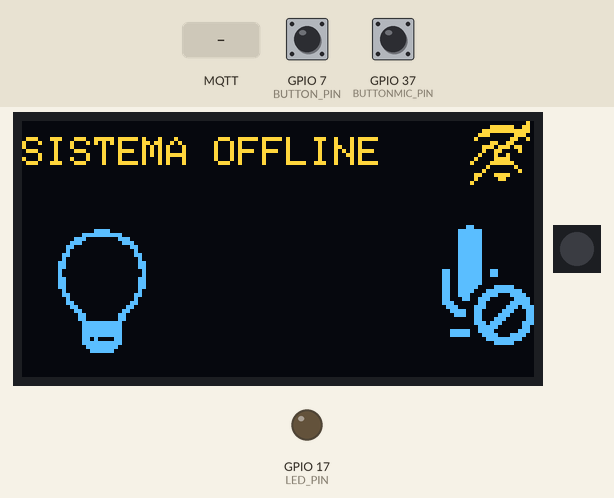
Recording of a sketch running on a simulated ESP32-S3. On the bench: 128×64 one-colour display, 1 RGB LEDs in strip order, left to right, output pins drawn as LEDs (lit = HIGH). Inputs (shaded band) come from the test bench; at power-on: GPIO 37 (BUTTONMIC_PIN) HIGH, GPIO 7 (BUTTON_PIN) HIGH. The OLED is the two-colour kind (top 16 rows yellow); WiFi joins after 1.5 s; servers stay silent unless stated; I2S audio is not simulated (input reads silence); no MQTT or app messages arrive unless stated; what the sketch prints to the serial monitor is not drawn.

Above: at 2.7 s.
2.8 s: GPIO 37 (BUTTONMIC_PIN) pulled LOW for 0.15 s
At 4.2 s:
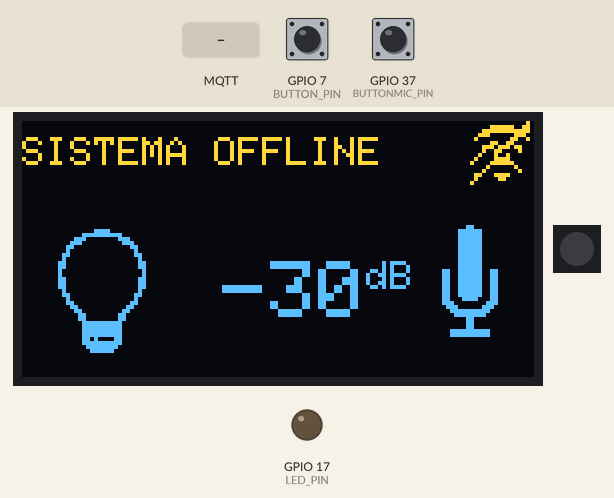
4.5 s: MQTT message "ON" arrives on the first subscribed topic
At 5.3 s:
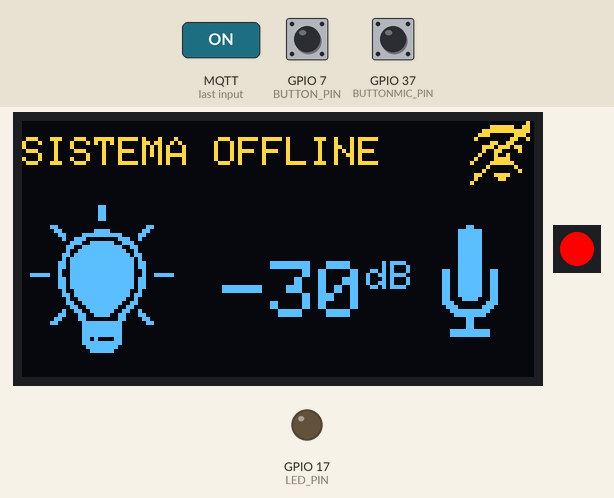
6.0 s: GPIO 7 (BUTTON_PIN) pulled LOW for 0.15 s
At 7.1 s:
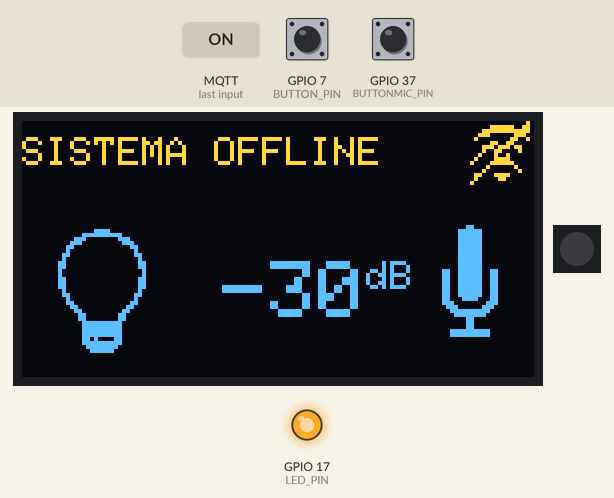
9.1 s: MQTT message "OFF" arrives on the second subscribed topic
At 10.8 s:
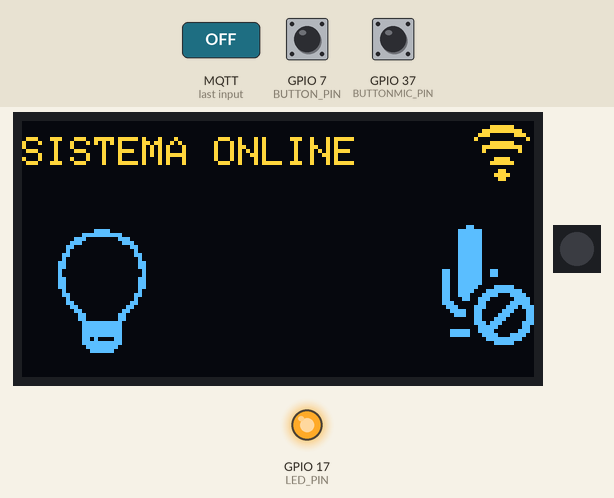
11.7 s: GPIO 7 (BUTTON_PIN) pulled LOW for 1 s
At 13.9 s:
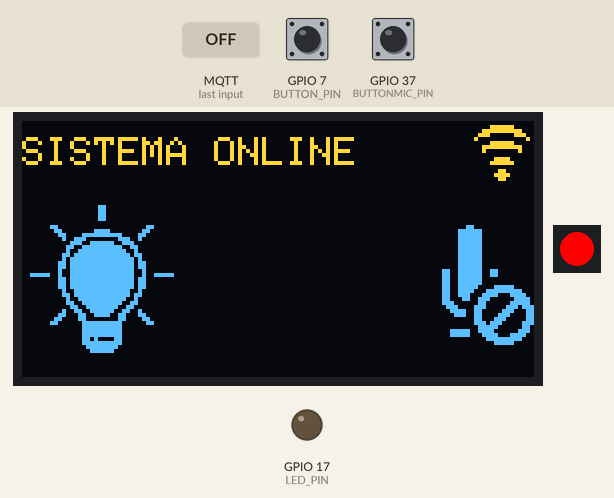
14.2 s: GPIO 37 (BUTTONMIC_PIN) pulled LOW for 1 s
At 15.8 s:
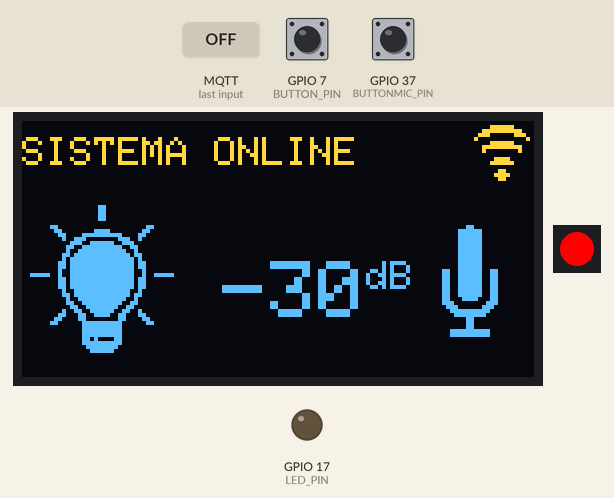
Timing chart, 0 to 17.3 s (numbered marks = the images above; inputs shaded):
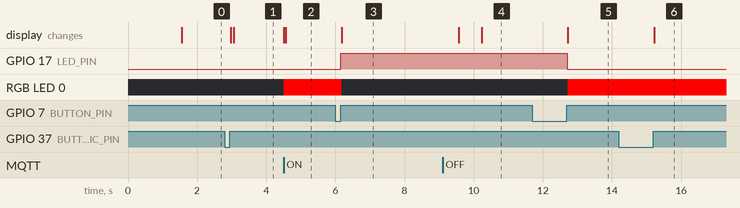

Measured:
- after the input at 2.8 s, the display: first changes after 0.18 s (image 1 shows a later state)
- after the input at 4.5 s, RGB LED 0: off → RGB(255, 0, 0) at once
- after the input at 6.0 s, GPIO 17 (LED_PIN): LOW → HIGH after 0.15 s; RGB LED 0: RGB(255, 0, 0) → off after 0.18 s; the display: changes after 0.18 s (image 3)
- after the input at 9.1 s, the display: first changes after 0.47 s (image 4 shows a later state)
- after the input at 11.7 s, GPIO 17 (LED_PIN): HIGH → LOW after 1.0 s; RGB LED 0: off → RGB(255, 0, 0) after 1.0 s; the display: changes after 1.0 s (image 5)
- after the input at 14.2 s, the display: changes after 1.0 s (image 6)

The sketch:

IoT.ino
```cpp
#include <Adafruit_NeoPixel.h>
#include "common.h"
#include "display.h"
#include "mic_sensor.h"
#include "communication.h"

// --- Pinos ---
#define LED_RGB 48
#define LED_PIN 17
#define NUM_LEDS 1
#define BUTTON_PIN 7
#define BUTTONMIC_PIN 37

int botaoUltimoEstado = HIGH;
int botaoMicUltimoEstado = HIGH;

bool luzLigada = false;
bool micLigado = false;
bool wifiOk = false;
float valorDbAtual = 0.0;

Adafruit_NeoPixel strip = Adafruit_NeoPixel(NUM_LEDS, LED_RGB, NEO_GRB + NEO_KHZ800);

Temporizador timerMic(1000);       //Captura do microfone - 1 segundo
Temporizador timerWifi(10000);     //Status do WiFi       - 10 segundos
Temporizador timerDisplay(500);    //Tela                 - 1/2 segundo
Temporizador timerMQTT(1000);      //MQTT                 - 1 segundo
Temporizador timerGet(10000);      //HTTP Get
void acenderLuz(){
  strip.setPixelColor(0, strip.Color(255, 0, 0)); // Vermelho
  strip.show();

  digitalWrite(LED_PIN, LOW);

  luzLigada = true;
}

void apagarLuz(){
  strip.setPixelColor(0, strip.Color(0, 0, 0));
  strip.show();

  digitalWrite(LED_PIN, HIGH);

  luzLigada = false;
}

void statusBotao() {
  int botaoEstadoAtual = digitalRead(BUTTON_PIN);

  // Lógica de Detecção de Borda (Edge Detection)
  // Só entra no IF se o botão mudou de SOLTO para PRESSIONADO
  if (botaoUltimoEstado == LOW && botaoEstadoAtual == HIGH) {

    luzLigada = !luzLigada;

    if (luzLigada) {
      acenderLuz();
      client.publish(topic_luz_state, "ON", true);
    } else {
      apagarLuz();
      client.publish(topic_luz_state, "OFF", true);
    }

    desenharTela(valorDbAtual, luzLigada, wifiOk, micLigado);

    Serial.println("Luz: " + String(luzLigada ? "ACESA" : "APAGADA"));

    // Pequeno delay para debounce (evita ruído elétrico)
    delay(50);
  }

  botaoUltimoEstado = botaoEstadoAtual;
}

void statusBotaoMic() {
  int botaoMicEstadoAtual = digitalRead(BUTTONMIC_PIN);

  if (botaoMicUltimoEstado == LOW && botaoMicEstadoAtual == HIGH) {
    micLigado = !micLigado;

    client.publish(topic_som_state, (micLigado ? "ON" : "OFF"), true);

    desenharTela(valorDbAtual, luzLigada, wifiOk, micLigado);

    Serial.println("Microfone: " + String(micLigado ? "LIGADO" : "DESLIGADO"));
  }

  botaoMicUltimoEstado = botaoMicEstadoAtual;
}

void callback(char* topic, byte* payload, unsigned int length) {
  Serial.println("Mensagem MQTT recebida! " + String(topic));

  if (String(topic) == topic_luz_set) {
    luzLigada = interpretarPayload(payload, length);

    if (luzLigada) {
      acenderLuz();
    } else {
      apagarLuz();
    }

    // Força a atualização do display com os dados atuais
    // bool wifiOk = (WiFi.status() == WL_CONNECTED);
    // desenharTela(valorDbAtual, luzLigada, wifiOk, micLigado);
  }else  if (String(topic) == topic_som_set) {
    micLigado = interpretarPayload(payload, length);
  }
}

void setup() {
  Serial.begin(115200);

  pinMode(BUTTON_PIN, INPUT_PULLUP);
  pinMode(BUTTONMIC_PIN, INPUT_PULLUP);
  //LED
  pinMode(LED_PIN, OUTPUT);

  setupDisplay();

  //LED RGB da placa
  strip.begin();
  strip.show(); // Initialize all pixels to 'off'

  setupWifi();

  setupMqtt();

  setupMic();
}

void loop() {

  if (timerDisplay.pronto()) {
    desenharTela(valorDbAtual, luzLigada, wifiOk, micLigado);
  }

  if (!client.connected() && timerMQTT.pronto()) {
    reconnectMqtt();
  }else{
    client.loop();
  }

  statusBotao();

  statusBotaoMic();

  if (timerWifi.pronto()) {
    wifiOk = (WiFi.status() == WL_CONNECTED);

    if (!wifiOk) {
      Serial.println("WiFi Desconectado... tentando reconectar em background.");
    }
  }

  if (micLigado && timerMic.pronto()) {
    valorDbAtual = lerMic();
  }

  if (micLigado && timerMQTT.pronto() ){
    enviar_decibeis(valorDbAtual);
  }

  if (timerGet.pronto()) {
    lerMedicoes();
  }
}
```

common.h
```cpp
#ifndef COMMON_H
#define COMMON_H

struct Temporizador {
  unsigned long tempoAnterior = 0;
  unsigned long intervalo;

  // Construtor: define o intervalo em milissegundos
  Temporizador(unsigned long ms) { intervalo = ms; }

  bool pronto() {
    unsigned long agora = millis();
    if (agora - tempoAnterior >= intervalo) {
      tempoAnterior = agora;
      return true;
    }
    return false;
  }
};

#endif
```

communication.h
```cpp
#ifndef COMMUNICATION_H
#define COMMUNICATION_H

#include <WiFi.h>
#include <PubSubClient.h>
#include <WiFiManager.h>
#include <HTTPClient.h>

const char* mqtt_server = "iotifspcat.ddns.net";
const char* mqtt_user = "iot";
const char* mqtt_pass = "IoT2026#";

//Tópicos
const char* topic_luz_set    = "monitoramento/luz/set";
const char* topic_luz_state  = "monitoramento/luz/status";
const char* topic_som_db     = "monitoramento/som";
const char* topic_som_set    = "monitoramento/som/set";
const char* topic_som_state  = "monitoramento/som/status";

WiFiClient espClient;
PubSubClient client(espClient);
WiFiManager wm;

void setupWifi() {
    wm.setConfigPortalTimeout(180);

    // O autoConnect trava a execução aqui até conectar ou dar timeout
    if (!wm.autoConnect("Config_Decibelimetro_S3")) {
        Serial.println("Falha ao conectar e timeout atingido. Reiniciando...");
        delay(3000);
        ESP.restart();
    }

    Serial.println("WiFi Conectado!");
    Serial.print("IP: ");
    Serial.println(WiFi.localIP());
}

void callback(char* topic, byte* payload, unsigned int length);

bool interpretarPayload(byte* payload, unsigned int length) {
  String message = "";
  for (int i = 0; i < length; i++) message += (char)payload[i];

  if (message == "ON") return true;

  if (message == "OFF") return false;

  return false;
}

void reconnectMqtt() {
  if (client.connected()) {
    return;
  }

  Serial.print("Tentando conexão MQTT...");

  if (client.connect("ESP32_Luz_Cliente", mqtt_user, mqtt_pass)) {
    Serial.println("Conectado!");
    client.subscribe(topic_luz_set);
    client.subscribe(topic_som_set);
    client.publish(topic_luz_state, "OFF");
  } else {
    Serial.print("Falhou, rc=");
    Serial.print(client.state());
    Serial.println(" - Tentarei novamente no próximo ciclo do timer.");
  }
}

void setupMqtt(){
  client.setServer(mqtt_server, 1883);
  client.setCallback(callback);
}

void enviar_decibeis(float db) {
    if (client.connected()) {
        String payload = "{\"decibeis\":" + String(db) + "}";

        client.publish(topic_som_db, payload.c_str());

       Serial.println("Envio decibeis MQTT");
    }
}

void enviarDadosHTTP(float temp, int umid, String desc) {
  if(WiFi.status() == WL_CONNECTED) {
    HTTPClient http;

    // Altere para o IP do seu servidor Linux
    http.begin("http://iotifspcat.ddns.net/salvar.php");
    http.addHeader("Content-Type", "application/x-www-form-urlencoded");

    // Monta a String de dados igual ao formulário que o PHP espera
    String dadosPost = "temperatura=" + String(temp) +
                       "&umidade=" + String(umid) +
                       "&descricao=" + desc;

    int httpResponseCode = http.POST(dadosPost);

    if (httpResponseCode > 0) {
      Serial.print("Resposta do Servidor: ");
      Serial.println(httpResponseCode);
    } else {
      Serial.print("Erro no envio: ");
      Serial.println(httpResponseCode);
    }
    http.end();
  }
}

void lerMedicoes(){
  if (WiFi.status() == WL_CONNECTED) {
    HTTPClient http;

    http.begin("http://iotifspcat.ddns.net/contar_medicoes.php");

    int httpResponseCode = http.GET();

    if (httpResponseCode > 0) {
      String payload = http.getString();
      Serial.println("Resposta da API:");
      Serial.println(payload);

    } else {
      Serial.print("Erro na requisição HTTP: ");
      Serial.println(httpResponseCode);
    }

    http.end();
  }
}

#endif
```

display.h
```cpp
#ifndef DISPLAY_H
#define DISPLAY_H

#include <Adafruit_GFX.h>      //OLED
#include <Adafruit_SSD1306.h>  //OLED
#include "imagens.h"

// ===== Configuração da Tela OLED =====
#define SCREEN_WIDTH 128 // OLED display width, in pixels
#define SCREEN_HEIGHT 64 // OLED display height, in pixels
#define SCREEN_ADDRESS 0x3C ///< See datasheet for Address; 0x3D for 128x64, 0x3C for 128x32
#define OLED_RESET     -1 // Reset pin # (or -1 if sharing Arduino reset pin)
Adafruit_SSD1306 display(SCREEN_WIDTH, SCREEN_HEIGHT, &Wire, OLED_RESET);  //Ligação da Tela GND -> GND | VDD -> 3V3 | SCK -> D22 | SDA -> D21

// Pinos I2C para a Tela
#define I2C_SDA 8
#define I2C_SCL 9

void setupDisplay(){
  Wire.begin(I2C_SDA, I2C_SCL);

  // SSD1306_SWITCHCAPVCC = generate display voltage from 3.3V internally
  if(!display.begin(SSD1306_SWITCHCAPVCC, SCREEN_ADDRESS)) {
    Serial.println(F("SSD1306 allocation failed"));
    for(;;); // Don't proceed, loop forever
  }
}

void mostrarTela(String Titulo, String valor) {
  display.clearDisplay();           // Limpa o buffer do display
  display.setTextSize(1);           // Tamanho do título
  display.setTextColor(SSD1306_WHITE);

  display.setCursor(0, 0);
  display.println(Titulo);

  display.setTextSize(3);           // Aumenta o tamanho para o valor
  display.setCursor(10, 20);
  display.print( valor );           // Imprime o valor da variável

  display.display();                // Atualiza o display com as informações
}

void desenharTela(float decibel, bool luzLigada, bool wifiConectado, bool micLigado) {
  display.clearDisplay();
  display.setTextColor(SSD1306_WHITE);

  if (wifiConectado) {
    display.drawBitmap(112, 0, bitmap_wifi, 16, 16, SSD1306_WHITE);
  } else {
    display.drawBitmap(112, 0, bitmap_wifi_off, 16, 16, SSD1306_WHITE);
  }

  display.setTextSize(1);
  display.setCursor(0, 4);
  display.print(wifiConectado ? "SISTEMA ONLINE" : "SISTEMA OFFLINE");

  if (luzLigada) {
    display.drawBitmap(0, 20, bitmap_luz, 40, 40, SSD1306_WHITE);
  } else {
    display.drawBitmap(0, 20, bitmap_luz_off, 40, 40, SSD1306_WHITE);
  }

  if (micLigado) {
    display.setTextSize(2);
    display.setCursor(50, 35);
    display.print((int)decibel);

    display.setTextSize(1);
    display.print("dB");

    display.drawBitmap(96, 24, bitmap_mic_on, 32, 32, SSD1306_WHITE);
  }else{
    display.drawBitmap(96, 24, bitmap_mic_off, 32, 32, SSD1306_WHITE);
  }


  display.display();
}

#endif
```

mic_sensor.h
```cpp
#ifndef MIC_SENSOR_H
#define MIC_SENSOR_H

#include <math.h>
#include <driver/i2s.h>

// Definição dos pinos do MIC
#define I2S_WS 4
#define I2S_SD 6
#define I2S_SCK 5
#define I2S_PORT I2S_NUM_0

#define SAMPLE_BLOCK 2048

void setupMic(){
  // Configuração da estrutura I2S
  const i2s_config_t i2s_config = {
    .mode = (i2s_mode_t)(I2S_MODE_MASTER | I2S_MODE_RX),
    .sample_rate = 44100,
    .bits_per_sample = I2S_BITS_PER_SAMPLE_32BIT, // O INMP441 trabalha bem com 32-bit
    .channel_format = I2S_CHANNEL_FMT_ONLY_LEFT,
    .communication_format = I2S_COMM_FORMAT_STAND_I2S,
    .intr_alloc_flags = ESP_INTR_FLAG_LEVEL1,
    .dma_buf_count = 8,
    .dma_buf_len = 64,
    .use_apll = false
  };

  const i2s_pin_config_t pin_config = {
    .bck_io_num = I2S_SCK,
    .ws_io_num = I2S_WS,
    .data_out_num = -1, // Não usado para microfone
    .data_in_num = I2S_SD
  };

  i2s_driver_install(I2S_PORT, &i2s_config, 0, NULL);
  i2s_set_pin(I2S_PORT, &pin_config);
}

float lerMic() {
  // Aumentamos para 1024 amostras (~23ms) para uma leitura mais estável
  const int num_samples = 1024;
  int32_t samples[num_samples];
  size_t bytes_read;

  i2s_zero_dma_buffer(I2S_PORT);
  i2s_read(I2S_PORT, &samples, sizeof(samples), &bytes_read, portMAX_DELAY);

  int samples_count = bytes_read / sizeof(int32_t);
  if (samples_count <= 0) return -100.0;

  // 1. Calcular a média (Offset DC) para centralizar a onda no zero
  long long soma_raw = 0;
  for (int i = 0; i < samples_count; i++) {
    soma_raw += samples[i];
  }
  float offset_dc = (float)soma_raw / samples_count;

  // 2. Calcular o RMS subtraindo o offset
  double sum_sq = 0;
  for (int i = 0; i < samples_count; i++) {
    float pcm_puro = (float)samples[i] - offset_dc; // Remove o ruído DC
    float normalized = pcm_puro / 2147483647.0;     // Normaliza 32 bits
    sum_sq += (normalized * normalized);
  }

  float rms = sqrt(sum_sq / samples_count);

  // Evita erro matemático em silêncio absoluto
  if (rms < 0.000001) rms = 0.000001;

  float dbfs = 20.0 * log10(rms);

  // 3. CALIBRAÇÃO FINAL:
  // Se o app marca 60 e o ESP marca 50, aumente este 120 para 130.
  float ajuste_calibracao = 90.0;

  // Exibe os valores
  Serial.print("dBFS: ");
  Serial.print(dbfs);
  Serial.print(" | dB SPL (aprox): ");
  Serial.println(dbfs + ajuste_calibracao);

  float resultado = dbfs + ajuste_calibracao;
  return resultado;
}

#endif
```

Source omitted: imagens.h (data table, 5029 bytes)
